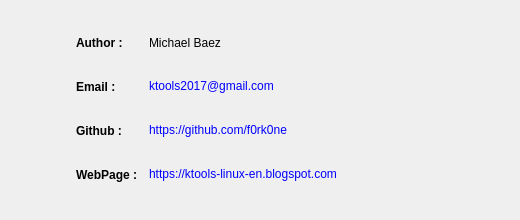
<?xml version="1.0" encoding="UTF-8"?>
<ui version="4.0">
 <class>Dialog</class>
 <widget class="QDialog" name="Dialog">
  <property name="geometry">
   <rect>
    <x>0</x>
    <y>0</y>
    <width>520</width>
    <height>220</height>
   </rect>
  </property>
  <property name="minimumSize">
   <size>
    <width>520</width>
    <height>220</height>
   </size>
  </property>
  <property name="maximumSize">
   <size>
    <width>520</width>
    <height>220</height>
   </size>
  </property>
  <property name="windowTitle">
   <string>About</string>
  </property>
  <property name="windowIcon">
   <iconset>
    <normaloff>../resources/nmap-logo-small.png</normaloff>../resources/nmap-logo-small.png</iconset>
  </property>
  <property name="styleSheet">
   <string notr="true"/>
  </property>
  <layout class="QGridLayout" name="gridLayout">
   <property name="leftMargin">
    <number>20</number>
   </property>
   <property name="topMargin">
    <number>20</number>
   </property>
   <property name="rightMargin">
    <number>20</number>
   </property>
   <property name="bottomMargin">
    <number>20</number>
   </property>
   <item row="0" column="0" rowspan="4">
    <widget class="QLabel" name="logo">
     <property name="styleSheet">
      <string notr="true">QLabel{padding-left:20px;}</string>
     </property>
     <property name="text">
      <string/>
     </property>
     <property name="pixmap">
      <pixmap>../resources/logo-small.png</pixmap>
     </property>
     <property name="scaledContents">
      <bool>false</bool>
     </property>
     <property name="alignment">
      <set>Qt::AlignCenter</set>
     </property>
     <property name="margin">
      <number>5</number>
     </property>
     <property name="indent">
      <number>5</number>
     </property>
    </widget>
   </item>
   <item row="0" column="1">
    <widget class="QLabel" name="author_label">
     <property name="minimumSize">
      <size>
       <width>90</width>
       <height>0</height>
      </size>
     </property>
     <property name="font">
      <font>
       <weight>75</weight>
       <bold>true</bold>
      </font>
     </property>
     <property name="styleSheet">
      <string notr="true">QLabel{padding-left:20px;}</string>
     </property>
     <property name="text">
      <string>Author :</string>
     </property>
     <property name="margin">
      <number>0</number>
     </property>
    </widget>
   </item>
   <item row="0" column="2">
    <widget class="QLabel" name="author_text">
     <property name="sizePolicy">
      <sizepolicy hsizetype="Expanding" vsizetype="Preferred">
       <horstretch>0</horstretch>
       <verstretch>0</verstretch>
      </sizepolicy>
     </property>
     <property name="minimumSize">
      <size>
       <width>190</width>
       <height>0</height>
      </size>
     </property>
     <property name="maximumSize">
      <size>
       <width>16777215</width>
       <height>31</height>
      </size>
     </property>
     <property name="text">
      <string>Michael Baez</string>
     </property>
    </widget>
   </item>
   <item row="1" column="1">
    <widget class="QLabel" name="mail_label">
     <property name="minimumSize">
      <size>
       <width>90</width>
       <height>0</height>
      </size>
     </property>
     <property name="maximumSize">
      <size>
       <width>16777215</width>
       <height>31</height>
      </size>
     </property>
     <property name="font">
      <font>
       <weight>75</weight>
       <bold>true</bold>
      </font>
     </property>
     <property name="styleSheet">
      <string notr="true">QLabel{padding-left:20px;}</string>
     </property>
     <property name="text">
      <string>Email :</string>
     </property>
    </widget>
   </item>
   <item row="1" column="2">
    <widget class="QLabel" name="mail_text">
     <property name="sizePolicy">
      <sizepolicy hsizetype="Preferred" vsizetype="Preferred">
       <horstretch>0</horstretch>
       <verstretch>0</verstretch>
      </sizepolicy>
     </property>
     <property name="minimumSize">
      <size>
       <width>190</width>
       <height>0</height>
      </size>
     </property>
     <property name="maximumSize">
      <size>
       <width>16777215</width>
       <height>31</height>
      </size>
     </property>
     <property name="locale">
      <locale language="English" country="UnitedStates"/>
     </property>
     <property name="text">
      <string notr="true">&lt;a href=&quot;mailto:ktools2017@gmail.com&quot; style=&quot;text-decoration:none;&quot;&gt;&lt;span style=&quot;color:{color};&quot;&gt;ktools2017@gmail.com&lt;/span&gt;&lt;/a&gt;</string>
     </property>
     <property name="textFormat">
      <enum>Qt::RichText</enum>
     </property>
     <property name="openExternalLinks">
      <bool>true</bool>
     </property>
     <property name="textInteractionFlags">
      <set>Qt::LinksAccessibleByKeyboard|Qt::LinksAccessibleByMouse</set>
     </property>
    </widget>
   </item>
   <item row="2" column="1">
    <widget class="QLabel" name="github_label">
     <property name="minimumSize">
      <size>
       <width>90</width>
       <height>0</height>
      </size>
     </property>
     <property name="maximumSize">
      <size>
       <width>16777215</width>
       <height>31</height>
      </size>
     </property>
     <property name="font">
      <font>
       <weight>75</weight>
       <bold>true</bold>
      </font>
     </property>
     <property name="styleSheet">
      <string notr="true">QLabel{padding-left:20px;}</string>
     </property>
     <property name="text">
      <string>Github :</string>
     </property>
    </widget>
   </item>
   <item row="2" column="2">
    <widget class="QLabel" name="github_text">
     <property name="sizePolicy">
      <sizepolicy hsizetype="Expanding" vsizetype="Preferred">
       <horstretch>0</horstretch>
       <verstretch>0</verstretch>
      </sizepolicy>
     </property>
     <property name="minimumSize">
      <size>
       <width>190</width>
       <height>0</height>
      </size>
     </property>
     <property name="maximumSize">
      <size>
       <width>16777215</width>
       <height>31</height>
      </size>
     </property>
     <property name="text">
      <string notr="true">&lt;a href=&quot;https://github.com/f0rk0ne&quot; style=&quot;text-decoration:none;&quot;&gt;&lt;span style=&quot;color:{color};&quot;&gt;https://github.com/f0rk0ne&lt;/span&gt;&lt;/a&gt;</string>
     </property>
     <property name="textFormat">
      <enum>Qt::RichText</enum>
     </property>
     <property name="openExternalLinks">
      <bool>true</bool>
     </property>
     <property name="textInteractionFlags">
      <set>Qt::LinksAccessibleByKeyboard|Qt::LinksAccessibleByMouse</set>
     </property>
    </widget>
   </item>
   <item row="3" column="1">
    <widget class="QLabel" name="web_label">
     <property name="minimumSize">
      <size>
       <width>90</width>
       <height>0</height>
      </size>
     </property>
     <property name="maximumSize">
      <size>
       <width>16777215</width>
       <height>31</height>
      </size>
     </property>
     <property name="font">
      <font>
       <weight>75</weight>
       <bold>true</bold>
      </font>
     </property>
     <property name="styleSheet">
      <string notr="true">QLabel{padding-left:20px;}</string>
     </property>
     <property name="text">
      <string>WebPage :</string>
     </property>
    </widget>
   </item>
   <item row="3" column="2">
    <widget class="QLabel" name="web_text">
     <property name="sizePolicy">
      <sizepolicy hsizetype="Expanding" vsizetype="Preferred">
       <horstretch>0</horstretch>
       <verstretch>0</verstretch>
      </sizepolicy>
     </property>
     <property name="minimumSize">
      <size>
       <width>190</width>
       <height>0</height>
      </size>
     </property>
     <property name="maximumSize">
      <size>
       <width>16777215</width>
       <height>31</height>
      </size>
     </property>
     <property name="styleSheet">
      <string notr="true"/>
     </property>
     <property name="text">
      <string>&lt;a  href=&quot;https://ktools-linux-en.blogspot.com&quot; style=&quot;text-decoration:none;&quot;&gt;&lt;span style=&quot;color:{color};&quot;&gt;https://ktools-linux-en.blogspot.com&lt;/span&gt;&lt;/a&gt;</string>
     </property>
     <property name="textFormat">
      <enum>Qt::RichText</enum>
     </property>
     <property name="openExternalLinks">
      <bool>true</bool>
     </property>
     <property name="textInteractionFlags">
      <set>Qt::LinksAccessibleByKeyboard|Qt::LinksAccessibleByMouse</set>
     </property>
    </widget>
   </item>
  </layout>
 </widget>
 <resources/>
 <connections/>
</ui>
